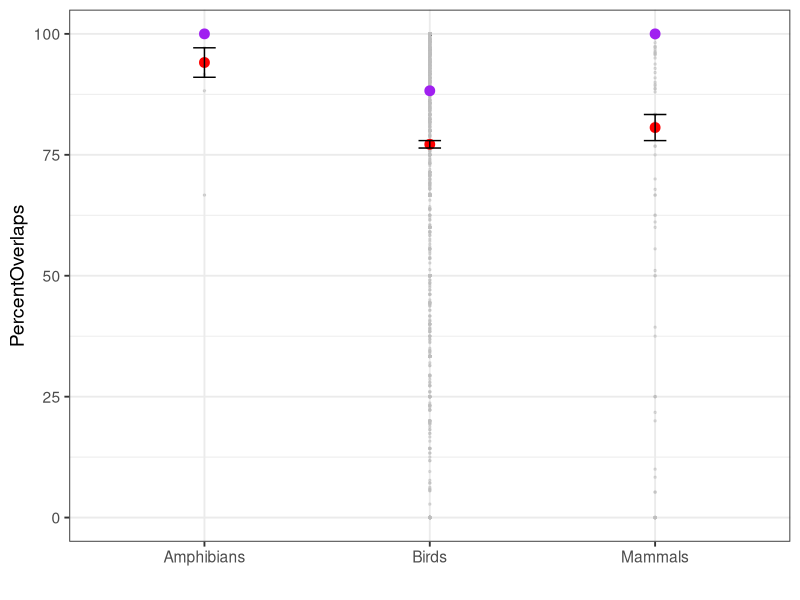
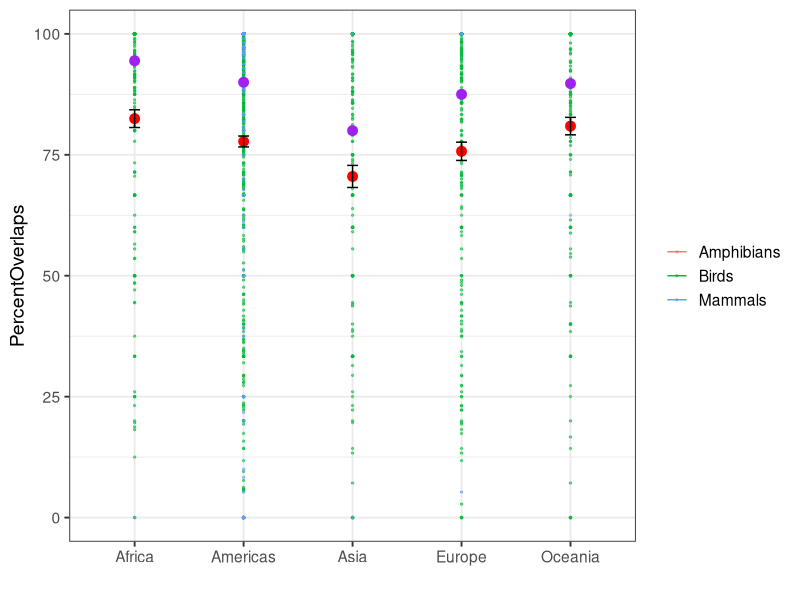
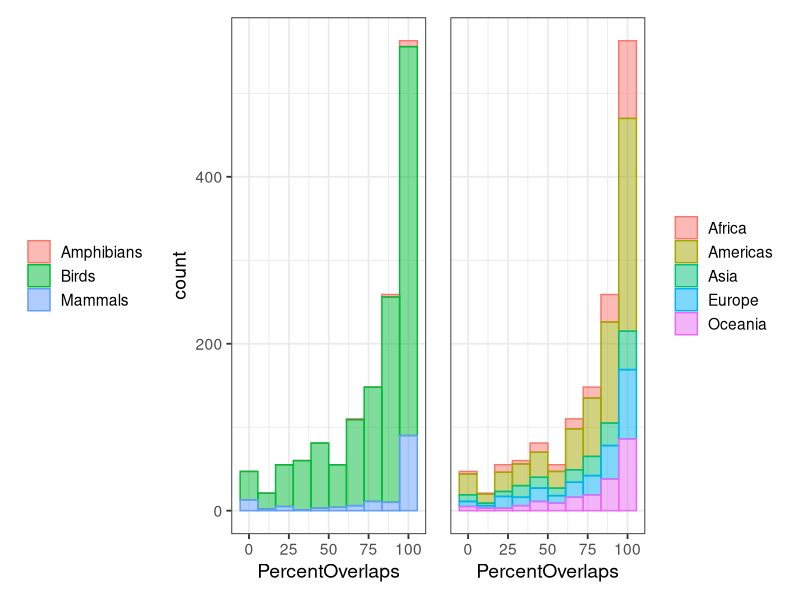
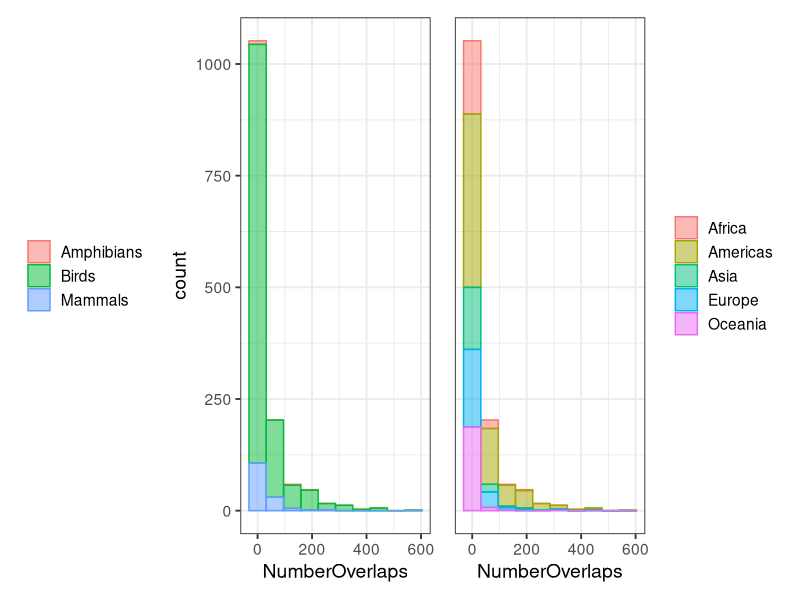
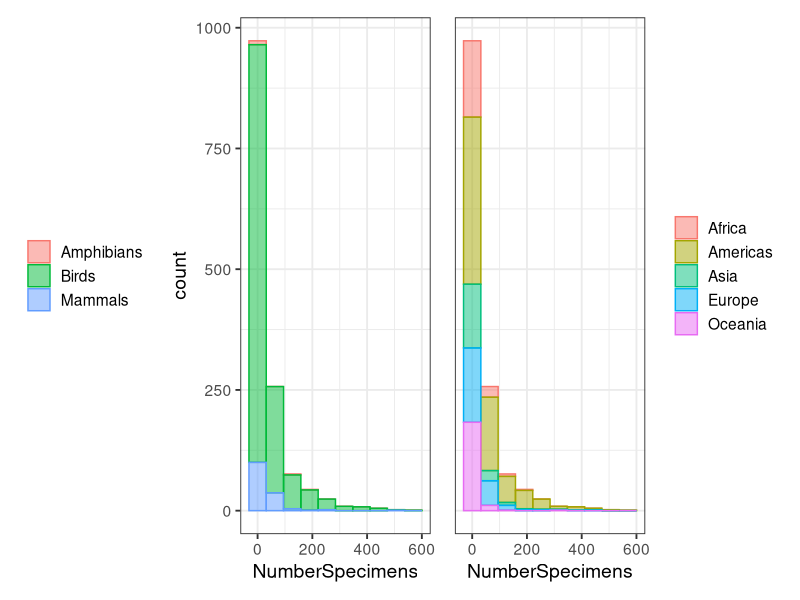
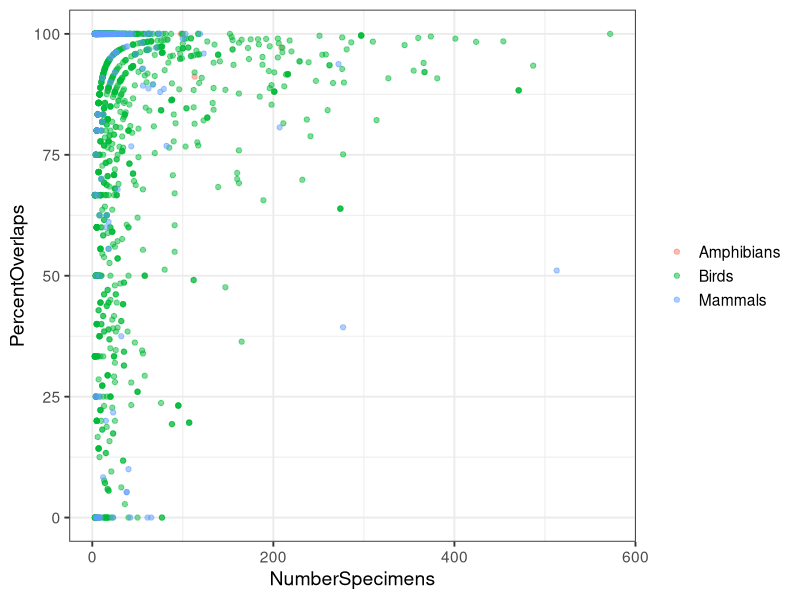
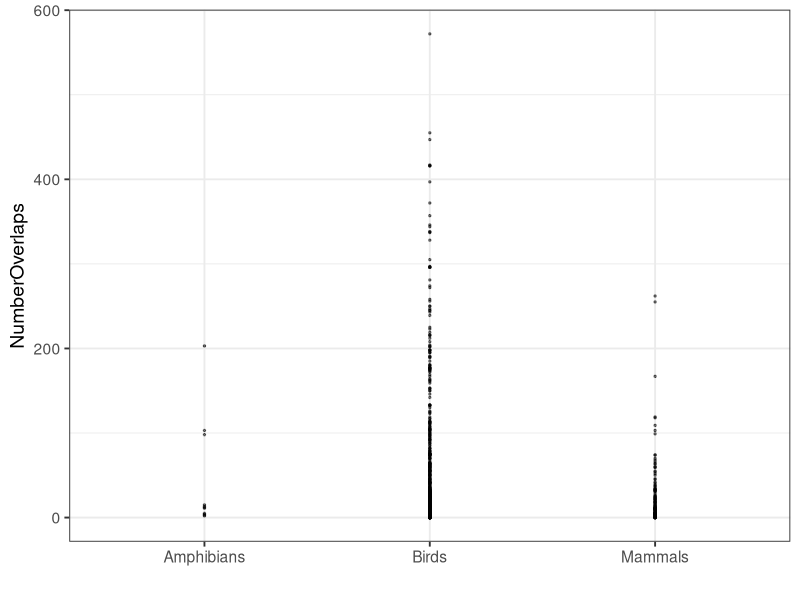
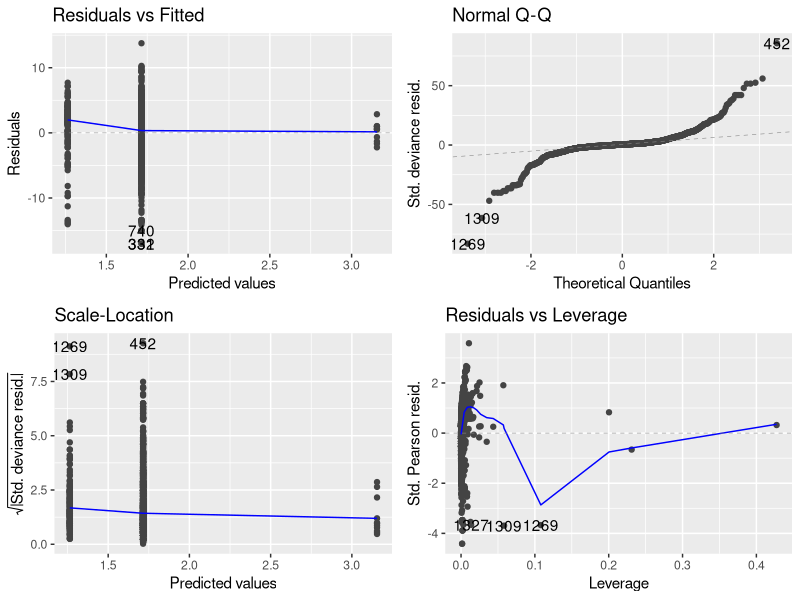

Source code (R) for these figures, in order:
## ---- chunk 1
knitr::opts_chunk$set(echo = TRUE)
## ---- chunk 2
# Load libraries
library(tidyverse)
library(viridis)
library(knitr)
library(here)
library(patchwork)
library(ggfortify)
library(broom)

# Read in the overlaps data
ds <- read_csv(here("data/gbif-overlaps.csv"))

### Remember to delete duplicates if using region/continent not country ###
continents <- 
  ds %>%
  dplyr::select(-country, -region, -countrycode) %>%
  # Remove Peromyscus as it's a lot (1000+) higher than everything else.
  filter(NumberOverlaps < 1000) %>% 
  distinct()


# Helper functions for plotting
remove_y <- 
  theme(axis.title.y=element_blank(),
        axis.text.y=element_blank(),
        axis.ticks.y=element_blank())
## ---- chunk 3
sum1 <- 
ds %>%
  dplyr::select(-country, -region, -countrycode) %>%
  distinct() %>%
  group_by(clade,continent) %>%
  summarise(number = n())

kable(sum1)
## ---- chunk 4
sum2 <- 
  continents %>%
  group_by(clade) %>%
  summarise(mn = mean(PercentOverlaps),
            med = median(PercentOverlaps),
            se = sqrt((var(PercentOverlaps)/length(PercentOverlaps)))) 

ggplot(continents, aes(x = clade, y = PercentOverlaps)) +
  geom_point(alpha = 0.5, col = "grey", size = 0.5) +
  geom_point(data = sum2, aes(y = mn), col = "red", size = 3) +
  geom_point(data = sum2, aes(y = med), col = "purple", size = 3) +
  geom_errorbar(data = sum2, aes(y = mn, ymin = mn - se, ymax = mn + se), width = 0.1) +
  theme_bw(base_size = 14) +
  xlab("")
## ---- chunk 5
sum3 <- 
  continents %>%
  group_by(continent) %>%
  summarise(mn = mean(PercentOverlaps),
            se = sqrt(var(PercentOverlaps)/length(PercentOverlaps)),
            med = median(PercentOverlaps))

ggplot(continents, aes(x = continent, y = PercentOverlaps, col = clade)) +
  geom_point(alpha = 0.5, size = 0.5) +
  geom_point(data = sum3, aes(y = mn, col = NULL), col = "red", size = 3) +
  geom_point(data = sum3, aes(y = med, col = NULL), col = "purple", size = 3) +
  geom_errorbar(data = sum3, aes(y = mn, ymin = mn - se, ymax = mn + se, col = NULL), width = 0.1) +
  theme_bw(base_size = 14) +
  xlab("") +
  theme(legend.title = element_blank())

## ---- chunk 6
p1 <-
ggplot(continents, aes(x = PercentOverlaps, fill = clade, col = clade)) +
  geom_histogram(alpha = 0.5, bins = 10) +
  theme_bw(base_size = 14) +
  theme(legend.title = element_blank(),
        legend.position = "left")

p2 <-
  ggplot(continents, aes(x = PercentOverlaps, fill = continent, col = continent)) +
  geom_histogram(alpha = 0.5, bins = 10) +
  theme_bw(base_size = 14) +
  remove_y +
  theme(legend.title = element_blank(),
        legend.position = "right")

p1 + p2
## ---- chunk 7
p1 <-
ggplot(continents, aes(x = NumberOverlaps, fill = clade, col = clade)) +
  geom_histogram(alpha = 0.5, bins = 10) +
  theme_bw(base_size = 14) +
  theme(legend.title = element_blank(),
        legend.position = "left")

p2 <-
  ggplot(continents, aes(x = NumberOverlaps, fill = continent, col = continent)) +
  geom_histogram(alpha = 0.5, bins = 10) +
  theme_bw(base_size = 14) +
  remove_y +
  theme(legend.title = element_blank(),
        legend.position = "right")

p1 + p2
## ---- chunk 8
p1 <-
ggplot(continents, aes(x = NumberSpecimens, fill = clade, col = clade)) +
  geom_histogram(alpha = 0.5, bins = 10) +
  theme_bw(base_size = 14) +
  theme(legend.title = element_blank(),
        legend.position = "left")

p2 <-
  ggplot(continents, aes(x = NumberSpecimens, fill = continent, col = continent)) +
  geom_histogram(alpha = 0.5, bins = 10) +
  theme_bw(base_size = 14) +
  remove_y +
  theme(legend.title = element_blank(),
        legend.position = "right")

p1 + p2
## ---- chunk 9
ggplot(continents, aes(x = NumberSpecimens, y = PercentOverlaps, col = clade)) +
  geom_point(alpha = 0.5) +
  theme_bw(base_size = 14) +
  theme(legend.title = element_blank(),
        legend.position = "right")
## ---- chunk 10
ggplot(continents, aes(x = clade, y = NumberOverlaps)) +
  geom_point(alpha = 0.5, size = 0.5) +
  theme_bw(base_size = 14) +
  xlab("") +
  theme(legend.title = element_blank())

## ---- chunk 11
# Fitting the model 
model1 <- glm(cbind(NumberOverlaps, (NumberSpecimens - NumberOverlaps)) ~ clade,
              data = continents[-1269, ], family = "binomial")
# Check for overdispersion (should be < 2)
sum_model1 <- summary(model1)
sum_model1$deviance / sum_model1$df.resid 

# Use quasibinomial model instead
model1 <- glm(cbind(NumberOverlaps, (NumberSpecimens - NumberOverlaps)) ~ clade,
              data = continents[-1269, ], family = "quasibinomial")

# Look at model diagnostics
autoplot(model1)

# Look at outputs
tidy(anova(model1, test = "F"))
summary(model1)
## ---- chunk 12
# Fitting the model 
model1a <- glm(cbind(NumberOverlaps, (NumberSpecimens - NumberOverlaps)) ~ clade,
              data = continents[continents$clade != "Amphibians", ], family = "binomial")
# Check for overdispersion (should be < 2)
sum_model1a <- summary(model1a)
sum_model1a$deviance / sum_model1a$df.resid 

# Use quasibinomial model instead
model1a <- glm(cbind(NumberOverlaps, (NumberSpecimens - NumberOverlaps)) ~ clade,
              data = continents[continents$clade != "Amphibians", ], family = "quasibinomial")

# Look at model diagnostics
autoplot(model1a)

# Look at outputs
tidy(anova(model1a, test = "F"))
summary(model1a)
## ---- chunk 13
ggplot(continents, aes(x = continent, y = NumberOverlaps, col = clade)) +
  geom_point(alpha = 0.5, size = 0.5) +
  theme_bw(base_size = 14) +
  xlab("") +
  theme(legend.title = element_blank())
## ---- chunk 14
# Fitting the model 
model2 <- glm(cbind(NumberOverlaps, (NumberSpecimens - NumberOverlaps)) ~ continent,
              data = continents, family = "binomial")
# Check for overdispersion (should be < 2)
sum_model2 <- summary(model2)
sum_model2$deviance / sum_model2$df.resid 

# Use quasibinomial model instead
model2 <- glm(cbind(NumberOverlaps, (NumberSpecimens - NumberOverlaps)) ~ continent,
              data = continents, family = "quasibinomial")

# Look at model diagnostics
autoplot(model2)

# Look at outputs
tidy(anova(model2, test = "F"))
summary(model2)
## ---- chunk 15
# Fitting the model 
model2a <- glm(cbind(NumberOverlaps, (NumberSpecimens - NumberOverlaps)) ~ continent,
              data = continents[continents$clade == "Birds", ], family = "binomial")
# Check for overdispersion (should be < 2)
sum_model2a <- summary(model2a)
sum_model2a$deviance / sum_model2a$df.resid 

# Use quasibinomial model instead
model2a <- glm(cbind(NumberOverlaps, (NumberSpecimens - NumberOverlaps)) ~ continent,
              data = continents[continents$clade == "Birds", ], family = "quasibinomial")

# Look at model diagnostics
autoplot(model2a)

# Look at outputs
tidy(anova(model2a, test = "F"))
summary(model2a)
